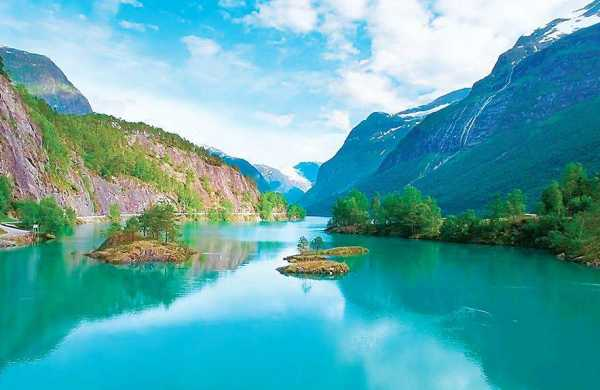
#> input picture SC.jpg, 600 x 390 px, found by its file name
$ python 'COLOUR DETECTION CODE.py'
#> lines starting #> are read from the running program, lines starting #| are printed output that depends on the picture

import cv2
import numpy as np
import pandas as pd

img_path = "C:\\Users\\HP\\OneDrive\\Desktop\\SC.jpg"
img = cv2.imread(img_path)
#> img is the input picture: shape (390, 600, 3); mean B, G, R 173.6, 168.1, 89.9
img=cv2.resize(img,(700,500))
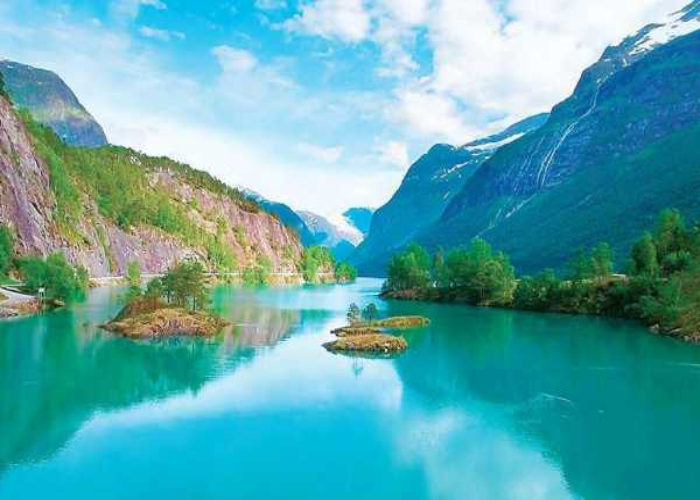
#> img: shape (500, 700, 3); mean B, G, R 173.4, 167.9, 89.8

clicked = False
r = g = b = xpos = ypos = 0

#Reading csv file with pandas and giving names to each column
index=["color","color_name","hex","R","G","B"]
csv = pd.read_csv('colors.csv', names=index, header=None)
#> (reads colors.csv from the repository)

#function to calculate minimum distance from all colors and get the most matching color
def getColorName(R,G,B):
    minimum = 10000
    for i in range(len(csv)):
        d = abs(R- int(csv.loc[i,"R"])) + abs(G- int(csv.loc[i,"G"]))+ abs(B- int(csv.loc[i,"B"]))
        if(d<=minimum):
            minimum = d
            cname = csv.loc[i,"color_name"]
    return cname

#function to get x,y coordinates of mouse double click
def draw_function(event, x,y,flags,param):
    if event == cv2.EVENT_LBUTTONDBLCLK:
        global b,g,r,xpos,ypos, clicked
        clicked = True
        xpos = x
        ypos = y
        b,g,r = img[y,x]
        b = int(b)
        g = int(g)
        r = int(r)
cv2.namedWindow('color detection by programming_fever')
cv2.setMouseCallback('color detection by programming_fever',draw_function)

while(1):

    cv2.imshow("color detection by programming_fever",img)
    if (clicked):

        #cv2.rectangle(image, startpoint, endpoint, color, thickness)-1 fills entire rectangle
        cv2.rectangle(img,(20,20), (750,60), (b,g,r), -1)

        #Creating text string to display( Color name and RGB values )
        text = getColorName(r,g,b) + ' R='+ str(r) +  ' G='+ str(g) +  ' B='+ str(b)

        #cv2.putText(img,text,start,font(0-7),fontScale,color,thickness,lineType )
        cv2.putText(img, text,(50,50),2,0.8,(255,255,255),2,cv2.LINE_AA)

        #For very light colours we will display text in black colour
        if(r+g+b>=600):
            cv2.putText(img, text,(50,50),2,0.8,(0,0,0),2,cv2.LINE_AA)

        clicked=False

    if cv2.waitKey(20) & 0xFF ==27:
#> (key Esc is pressed here)
        break

cv2.destroyAllWindows()
